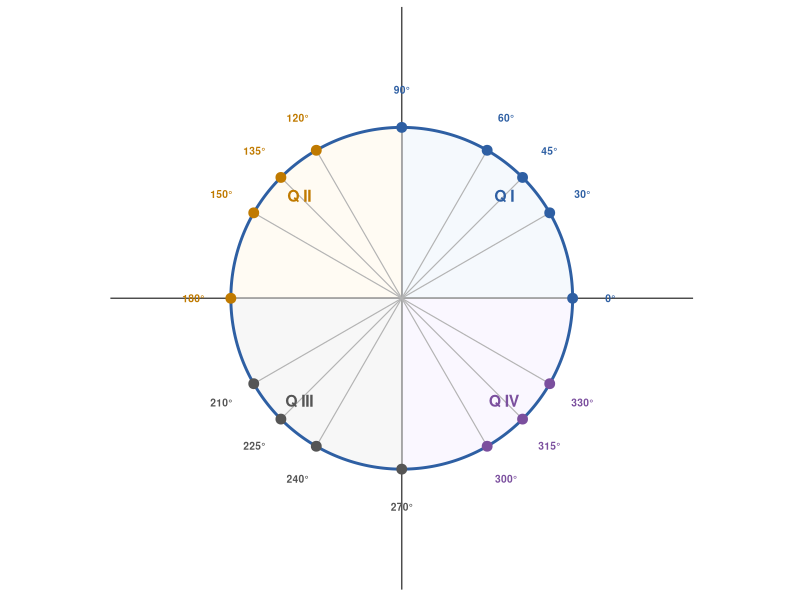
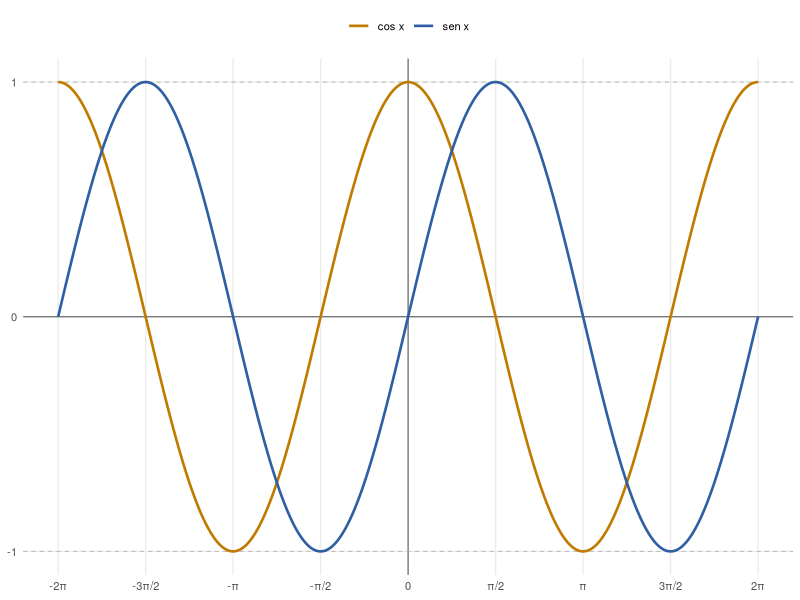
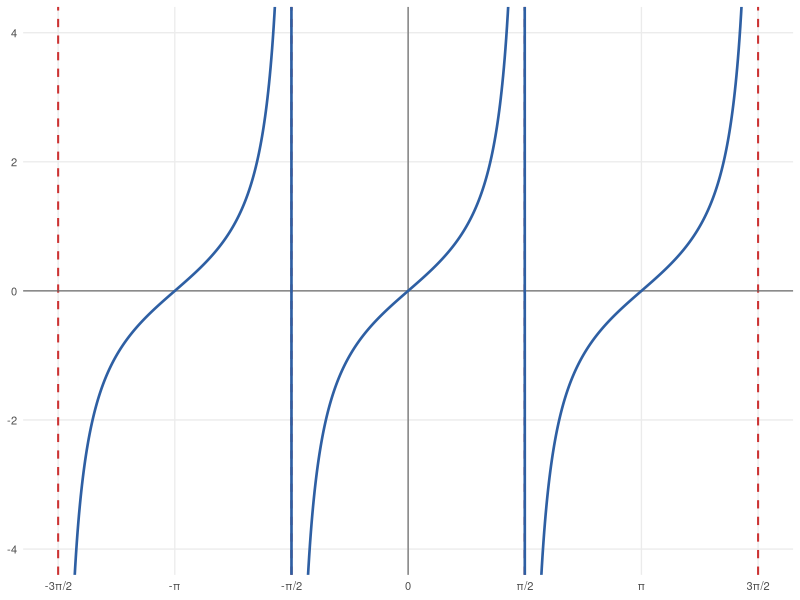
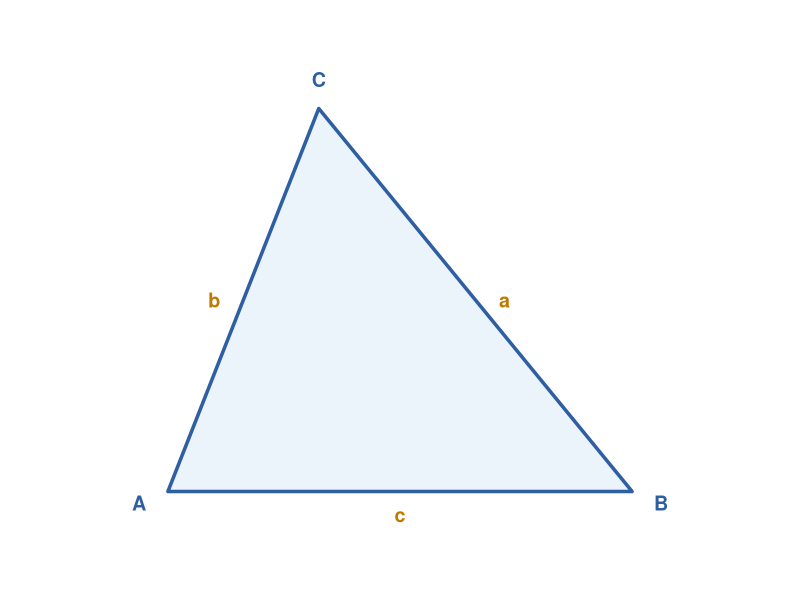
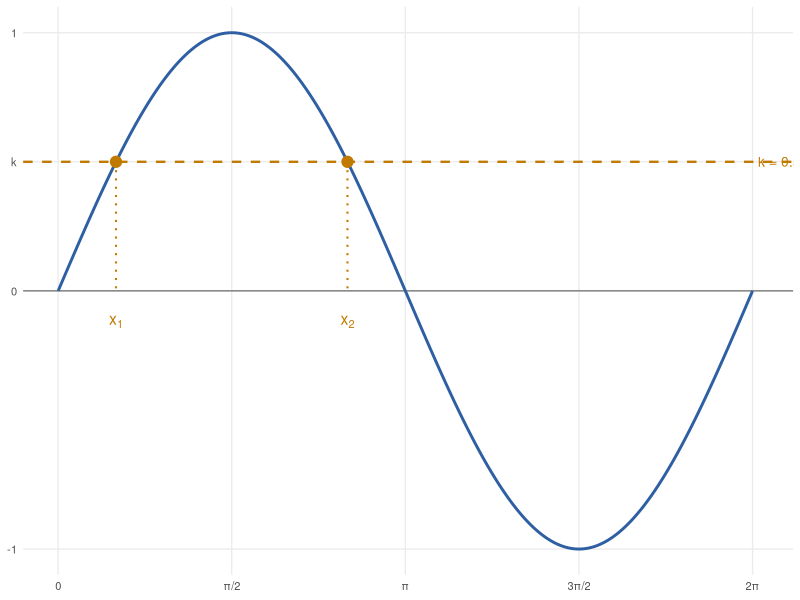
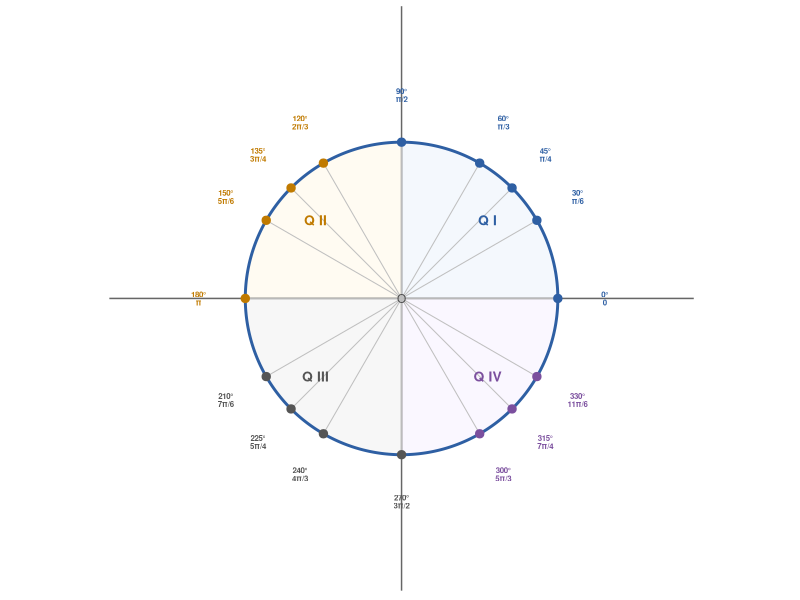

These charts were generated, in order, by the following R code:
## ---- chunk 1
knitr::opts_chunk$set(
  echo      = TRUE,
  warning   = FALSE,
  message   = FALSE,
  fig.align = "center",
  out.width = "90%"
)
library(ggplot2)
library(knitr)
library(kableExtra)
library(dplyr)
## ---- chunk 2
angulos <- data.frame(
  `Grados`  = c("0°","30°","45°","60°","90°","120°","135°","150°","180°"),
  `Radianes` = c("0", "π/6","π/4","π/3","π/2","2π/3","3π/4","5π/6","π"),
  `sen`      = c("0","1/2","√2/2","√3/2","1","√3/2","√2/2","1/2","0"),
  `cos`      = c("1","√3/2","√2/2","1/2","0","−1/2","−√2/2","−√3/2","−1"),
  `tan`      = c("0","√3/3","1","√3","indef.","−√3","−1","−√3/3","0"),
  check.names = FALSE
)

kable(angulos, booktabs = TRUE, align = "c",
      caption = "Valores exactos de funciones trigonométricas en ángulos notables (0° a 180°)") |>
  kable_styling(latex_options = c("striped","hold_position"), font_size = 9) |>
  row_spec(0, bold = TRUE, color = "white", background = "#2E5FA3")
## ---- chunk 3
theta_notable <- c(0, 30, 45, 60, 90, 120, 135, 150,
                   180, 210, 225, 240, 270, 300, 315, 330)
rad <- theta_notable * pi / 180
labels_ang <- c("0°","30°","45°","60°","90°","120°","135°","150°",
                "180°","210°","225°","240°","270°","300°","315°","330°")
cuadrante_col <- c(rep("#2E5FA3",4),"#2E5FA3",
                   rep("#C07A00",4),
                   rep("#555555",4),
                   rep("#7B4F9E",3))

# Fondo por cuadrante
q1 <- data.frame(x=c(0,cos(seq(0,pi/2,0.01)),0), y=c(0,sin(seq(0,pi/2,0.01)),0))
q2 <- data.frame(x=c(0,cos(seq(pi/2,pi,0.01)),0), y=c(0,sin(seq(pi/2,pi,0.01)),0))
q3 <- data.frame(x=c(0,cos(seq(pi,3*pi/2,0.01)),0), y=c(0,sin(seq(pi,3*pi/2,0.01)),0))
q4 <- data.frame(x=c(0,cos(seq(3*pi/2,2*pi,0.01)),0), y=c(0,sin(seq(3*pi/2,2*pi,0.01)),0))

# Círculo
circ <- data.frame(x=cos(seq(0,2*pi,0.01)), y=sin(seq(0,2*pi,0.01)))
pts  <- data.frame(x=cos(rad), y=sin(rad), label=labels_ang,
                   col=cuadrante_col)

ggplot() +
  geom_polygon(data=q1, aes(x,y), fill="#EBF3FB", alpha=0.5) +
  geom_polygon(data=q2, aes(x,y), fill="#FFF8E7", alpha=0.5) +
  geom_polygon(data=q3, aes(x,y), fill="#F0F0F0", alpha=0.5) +
  geom_polygon(data=q4, aes(x,y), fill="#F5F0FF", alpha=0.5) +
  geom_path(data=circ, aes(x,y), color="#2E5FA3", linewidth=1) +
  geom_hline(yintercept=0, color="grey30", linewidth=0.5) +
  geom_vline(xintercept=0, color="grey30", linewidth=0.5) +
  geom_segment(data=pts, aes(x=0,y=0,xend=x,yend=y),
               color="grey70", linewidth=0.4) +
  geom_point(data=pts, aes(x,y), color=pts$col, size=3) +
  geom_text(data=pts, aes(x*1.22, y*1.22, label=label),
            size=2.6, color=pts$col, fontface="bold") +
  annotate("text", x=0.6, y=0.6, label="Q I",  color="#2E5FA3", size=4, fontface="bold") +
  annotate("text", x=-0.6,y=0.6, label="Q II", color="#C07A00", size=4, fontface="bold") +
  annotate("text", x=-0.6,y=-0.6,label="Q III",color="#555555", size=4, fontface="bold") +
  annotate("text", x=0.6, y=-0.6,label="Q IV", color="#7B4F9E", size=4, fontface="bold") +
  coord_equal(xlim=c(-1.55,1.55), ylim=c(-1.55,1.55)) +
  labs(x=NULL, y=NULL) +
  theme_minimal(base_size=10) +
  theme(panel.grid=element_blank(),
        axis.text=element_blank(),
        axis.ticks=element_blank())
## ---- chunk 4
vals <- data.frame(
  theta    = c("0","π/6","π/4","π/3","π/2","π"),
  sen      = c("0","1/2","√2/2","√3/2","1","0"),
  cos      = c("1","√3/2","√2/2","1/2","0","−1"),
  tan      = c("0","√3/3","1","√3","indef.","0"),
  csc      = c("indef.","2","√2","2√3/3","1","indef."),
  sec      = c("1","2√3/3","√2","2","indef.","−1"),
  cot      = c("indef.","√3","1","√3/3","0","indef.")
)
names(vals)[1] <- "θ"

kable(vals, booktabs=TRUE, align="c",
      caption="Valores exactos de las seis funciones trigonométricas en ángulos notables") |>
  kable_styling(latex_options=c("striped","hold_position"), font_size=9) |>
  row_spec(0, bold=TRUE, color="white", background="#2E5FA3")
## ---- chunk 5
x <- seq(-2*pi, 2*pi, length.out=500)
df <- data.frame(
  x    = rep(x, 2),
  y    = c(sin(x), cos(x)),
  func = rep(c("sen x","cos x"), each=length(x))
)
eje_x <- data.frame(
  xend  = c(-2*pi,-3*pi/2,-pi,-pi/2,pi/2,pi,3*pi/2,2*pi),
  label = c("-2π","-3π/2","-π","-π/2","π/2","π","3π/2","2π")
)

ggplot(df, aes(x, y, color=func)) +
  geom_hline(yintercept=0, color="grey40", linewidth=0.4) +
  geom_vline(xintercept=0, color="grey40", linewidth=0.4) +
  geom_hline(yintercept=c(1,-1), linetype="dashed", color="grey70", linewidth=0.3) +
  geom_line(linewidth=0.9) +
  scale_color_manual(values=c("sen x"="#2E5FA3","cos x"="#C07A00"),
                     name=NULL) +
  scale_x_continuous(
    breaks = c(-2*pi,-3*pi/2,-pi,-pi/2,0,pi/2,pi,3*pi/2,2*pi),
    labels = c("-2π","-3π/2","-π","-π/2","0","π/2","π","3π/2","2π")
  ) +
  scale_y_continuous(breaks=c(-1,0,1)) +
  labs(x=NULL, y=NULL) +
  theme_minimal(base_size=10) +
  theme(legend.position="top",
        panel.grid.minor=element_blank(),
        panel.grid.major=element_line(color="grey92"))
## ---- chunk 6
# Build tan x avoiding discontinuities
build_tan_branch <- function(a, b, n=300) {
  xv <- seq(a + 0.01, b - 0.01, length.out=n)
  data.frame(x=xv, y=tan(xv))
}
tan_df <- rbind(
  build_tan_branch(-3*pi/2, -pi/2),
  data.frame(x=NA, y=NA),
  build_tan_branch(-pi/2, pi/2),
  data.frame(x=NA, y=NA),
  build_tan_branch(pi/2, 3*pi/2)
)
asint <- c(-3*pi/2, -pi/2, pi/2, 3*pi/2)

ggplot(tan_df, aes(x,y)) +
  geom_vline(xintercept=asint, color="#CC3333", linetype="dashed", linewidth=0.7) +
  geom_hline(yintercept=0, color="grey40", linewidth=0.4) +
  geom_vline(xintercept=0, color="grey40", linewidth=0.4) +
  geom_line(color="#2E5FA3", linewidth=0.9, na.rm=FALSE) +
  coord_cartesian(ylim=c(-4,4)) +
  scale_x_continuous(
    breaks = c(-3*pi/2,-pi,-pi/2,0,pi/2,pi,3*pi/2),
    labels = c("-3π/2","-π","-π/2","0","π/2","π","3π/2")
  ) +
  labs(x=NULL, y=NULL) +
  theme_minimal(base_size=10) +
  theme(panel.grid.minor=element_blank(),
        panel.grid.major=element_line(color="grey92"))
## ---- chunk 7
# Vertices of an example triangle
Ax <- 0.5; Ay <- 0.2
Bx <- 4.5; By <- 0.2
Cx <- 1.8; Cy <- 3.5

tri <- data.frame(
  x = c(Ax, Bx, Cx, Ax),
  y = c(Ay, By, Cy, Ay)
)
ggplot(tri, aes(x,y)) +
  geom_polygon(fill="#EBF3FB", color="#2E5FA3", linewidth=1.2) +
  annotate("text", x=(Bx+Cx)/2+0.25, y=(By+Cy)/2, label="a", size=5,
           color="#C07A00", fontface="bold") +
  annotate("text", x=(Ax+Cx)/2-0.25, y=(Ay+Cy)/2, label="b", size=5,
           color="#C07A00", fontface="bold") +
  annotate("text", x=(Ax+Bx)/2, y=Ay-0.2, label="c", size=5,
           color="#C07A00", fontface="bold") +
  annotate("text", x=Ax-0.25, y=Ay-0.1, label="A", size=5,
           color="#2E5FA3", fontface="bold") +
  annotate("text", x=Bx+0.25, y=By-0.1, label="B", size=5,
           color="#2E5FA3", fontface="bold") +
  annotate("text", x=Cx, y=Cy+0.25, label="C", size=5,
           color="#2E5FA3", fontface="bold") +
  coord_equal(xlim=c(-0.5,5.5), ylim=c(-0.5,4.2)) +
  theme_void()
## ---- chunk 8
k_val <- 0.5
x_eq  <- seq(0, 2*pi, length.out=500)
x1 <- asin(k_val); x2 <- pi - asin(k_val)

ggplot(data.frame(x=x_eq, y=sin(x_eq)), aes(x,y)) +
  geom_hline(yintercept=0, color="grey40", linewidth=0.4) +
  geom_line(color="#2E5FA3", linewidth=1) +
  geom_hline(yintercept=k_val, color="#C07A00", linetype="dashed", linewidth=0.8) +
  geom_point(data=data.frame(x=c(x1,x2), y=c(k_val,k_val)),
             aes(x,y), color="#C07A00", size=3.5) +
  geom_segment(data=data.frame(x=c(x1,x2),xend=c(x1,x2),y=c(k_val,k_val),yend=c(0,0)),
               aes(x=x,y=y,xend=xend,yend=yend),
               color="#C07A00", linetype="dotted", linewidth=0.7) +
  annotate("text", x=x1, y=-0.12, label=expression(x[1]), color="#C07A00", size=4) +
  annotate("text", x=x2, y=-0.12, label=expression(x[2]), color="#C07A00", size=4) +
  annotate("text", x=2*pi+0.05, y=k_val, label=paste0("k = ",k_val), hjust=0,
           color="#C07A00", size=3.5) +
  scale_x_continuous(
    breaks=c(0,pi/2,pi,3*pi/2,2*pi),
    labels=c("0","π/2","π","3π/2","2π")
  ) +
  scale_y_continuous(breaks=c(-1,0,k_val,1),
                     labels=c("-1","0","k","1")) +
  labs(x=NULL, y=NULL) +
  theme_minimal(base_size=10) +
  theme(panel.grid.minor=element_blank())
## ---- chunk 9
# Configuración para el formulario
options(knitr.kable.NA = "—")
## ---- chunk 10
ang_full <- data.frame(
  `θ (°)` = c("0°","30°","45°","60°","90°","120°","135°","150°",
               "180°","210°","225°","240°","270°","300°","315°","330°","360°"),
  `θ (rad)` = c("0","π/6","π/4","π/3","π/2","2π/3","3π/4","5π/6",
                "π","7π/6","5π/4","4π/3","3π/2","5π/3","7π/4","11π/6","2π"),
  `sen θ` = c("0","1/2","√2/2","√3/2","1","√3/2","√2/2","1/2",
              "0","−1/2","−√2/2","−√3/2","−1","−√3/2","−√2/2","−1/2","0"),
  `cos θ` = c("1","√3/2","√2/2","1/2","0","−1/2","−√2/2","−√3/2",
              "−1","−√3/2","−√2/2","−1/2","0","1/2","√2/2","√3/2","1"),
  `tan θ` = c("0","√3/3","1","√3","—","−√3","−1","−√3/3",
              "0","√3/3","1","√3","—","−√3","−1","−√3/3","0"),
  `cot θ` = c("—","√3","1","√3/3","0","−√3/3","−1","−√3",
              "—","√3","1","√3/3","0","−√3/3","−1","−√3","—"),
  `sec θ` = c("1","2√3/3","√2","2","—","−2","−√2","−2√3/3",
              "−1","−2√3/3","−√2","−2","—","2","√2","2√3/3","1"),
  `csc θ` = c("—","2","√2","2√3/3","1","2√3/3","√2","2",
              "—","−2","−√2","−2√3/3","−1","−2√3/3","−√2","−2","—"),
  check.names = FALSE
)

kable(ang_full, booktabs=TRUE, longtable=TRUE, align="c",
      caption="Valores exactos de las seis funciones trigonométricas para todos los ángulos notables") |>
  kable_styling(latex_options=c("striped","repeat_header","hold_position"),
                font_size=8, full_width=TRUE) |>
  row_spec(0, bold=TRUE, color="white", background="#2E5FA3") |>
  column_spec(1:2, bold=TRUE)
## ---- chunk 11
theta_all <- seq(0, 330, by=30) * pi/180
deg_lbl   <- c("0°","30°","45°","60°","90°","120°","135°","150°",
               "180°","210°","225°","240°","270°","300°","315°","330°")
rad_lbl   <- c("0","π/6","π/4","π/3","π/2","2π/3","3π/4","5π/6",
               "π","7π/6","5π/4","4π/3","3π/2","5π/3","7π/4","11π/6")

theta_16 <- c(0,30,45,60,90,120,135,150,180,210,225,240,270,300,315,330)*pi/180
cols_16  <- c(rep("#2E5FA3",4),"#2E5FA3",rep("#C07A00",4),
              rep("#555555",4),rep("#7B4F9E",3))

pts16 <- data.frame(
  x   = cos(theta_16),
  y   = sin(theta_16),
  lbl = paste0(deg_lbl, "\n", rad_lbl),
  col = cols_16
)

circ2 <- data.frame(x=cos(seq(0,2*pi,0.005)), y=sin(seq(0,2*pi,0.005)))

ggplot() +
  geom_polygon(data=data.frame(x=c(0,cos(seq(0,pi/2,0.01)),0),
                               y=c(0,sin(seq(0,pi/2,0.01)),0)),
               aes(x,y), fill="#EBF3FB", alpha=0.55) +
  geom_polygon(data=data.frame(x=c(0,cos(seq(pi/2,pi,0.01)),0),
                               y=c(0,sin(seq(pi/2,pi,0.01)),0)),
               aes(x,y), fill="#FFF8E7", alpha=0.55) +
  geom_polygon(data=data.frame(x=c(0,cos(seq(pi,3*pi/2,0.01)),0),
                               y=c(0,sin(seq(pi,3*pi/2,0.01)),0)),
               aes(x,y), fill="#F0F0F0", alpha=0.55) +
  geom_polygon(data=data.frame(x=c(0,cos(seq(3*pi/2,2*pi,0.01)),0),
                               y=c(0,sin(seq(3*pi/2,2*pi,0.01)),0)),
               aes(x,y), fill="#F5F0FF", alpha=0.55) +
  geom_path(data=circ2, aes(x,y), color="#2E5FA3", linewidth=1) +
  geom_hline(yintercept=0, color="grey40", linewidth=0.5) +
  geom_vline(xintercept=0, color="grey40", linewidth=0.5) +
  geom_segment(data=pts16, aes(x=0,y=0,xend=x*.98,yend=y*.98),
               color="grey75", linewidth=0.35) +
  geom_point(data=pts16, aes(x,y), color=pts16$col, size=2.5) +
  geom_text(data=pts16, aes(x*1.30, y*1.30, label=lbl),
            size=2.0, color=pts16$col, lineheight=0.85, fontface="bold") +
  annotate("text",x= 0.55,y= 0.50,label="Q I",  color="#2E5FA3",size=3.5,fontface="bold") +
  annotate("text",x=-0.55,y= 0.50,label="Q II", color="#C07A00",size=3.5,fontface="bold") +
  annotate("text",x=-0.55,y=-0.50,label="Q III",color="#555555",size=3.5,fontface="bold") +
  annotate("text",x= 0.55,y=-0.50,label="Q IV", color="#7B4F9E",size=3.5,fontface="bold") +
  annotate("text",x=0,y=0,label="O",size=3,color="grey30") +
  coord_equal(xlim=c(-1.70,1.70), ylim=c(-1.70,1.70)) +
  labs(x=NULL, y=NULL) +
  theme_minimal(base_size=9) +
  theme(panel.grid=element_blank(),
        axis.text=element_blank(),
        axis.ticks=element_blank())
## ---- chunk 12
sign_df <- data.frame(
  `Función` = c("sen θ","cos θ","tan θ","cot θ","sec θ","csc θ"),
  `Q I`     = c("+","+","+","+","+","+"),
  `Q II`    = c("+","−","−","−","−","+"),
  `Q III`   = c("−","−","+","+","−","−"),
  `Q IV`    = c("−","+","−","−","+","−"),
  `π/2 ± θ` = c("cos θ","∓ sen θ","∓ cot θ","∓ tan θ","∓ csc θ","± sec θ"),
  `π ± θ`   = c("∓ sen θ","− cos θ","± tan θ","± cot θ","− sec θ","∓ csc θ"),
  check.names = FALSE
)

kable(sign_df, booktabs=TRUE, align="c",
      caption="Signos de las funciones trigonométricas por cuadrante e identidades de reducción") |>
  kable_styling(latex_options=c("striped","hold_position"), font_size=9) |>
  row_spec(0, bold=TRUE, color="white", background="#2E5FA3") |>
  column_spec(1, bold=TRUE)
## ---- chunk 13
inv_df <- data.frame(
  Función     = c("arcsen x","arccos x","arctan x"),
  Dominio     = c("$[-1,\\,1]$","$[-1,\\,1]$","$\\mathbb{R}$"),
  Rango       = c("$[-\\pi/2,\\,\\pi/2]$","$[0,\\,\\pi]$","$(-\\pi/2,\\,\\pi/2)$"),
  Cancelación = c("$\\sen(\\arcsen x)=x$;\\ $\\arcsen(\\sen x)=x$ si $x\\in[-\\pi/2,\\pi/2]$",
                  "$\\cos(\\arccos x)=x$;\\ $\\arccos(\\cos x)=x$ si $x\\in[0,\\pi]$",
                  "$\\tan(\\arctan x)=x$;\\ $\\arctan(\\tan x)=x$ si $x\\in(-\\pi/2,\\pi/2)$")
)
kable(inv_df, booktabs=TRUE, escape=FALSE, align=c("l","c","c","l"),
      caption="Funciones trigonométricas inversas: dominio, rango e identidades de cancelación") |>
  kable_styling(latex_options=c("striped","hold_position"), font_size=9) |>
  row_spec(0, bold=TRUE, color="white", background="#2E5FA3") |>
  column_spec(1, bold=TRUE)
## ---- chunk 14
conv_df <- data.frame(
  `Grados`   = c("0°","30°","45°","60°","90°","120°","135°","150°","180°","270°","360°"),
  `Radianes` = c("0","π/6","π/4","π/3","π/2","2π/3","3π/4","5π/6","π","3π/2","2π"),
  `Decimal (rad)` = c("0.000","0.524","0.785","1.047","1.571","2.094","2.356","2.618","3.142","4.712","6.283"),
  check.names = FALSE
)
kable(conv_df, booktabs=TRUE, align="c",
      caption="Equivalencias entre grados y radianes para los ángulos más comunes") |>
  kable_styling(latex_options=c("striped","hold_position"), font_size=9) |>
  row_spec(0, bold=TRUE, color="white", background="#2E5FA3")
